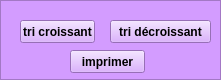
       <widget class="QFrame" name="frame_2_gc">
        <property name="geometry">
         <rect>
          <x>270</x>
          <y>370</y>
          <width>221</width>
          <height>80</height>
         </rect>
        </property>
        <property name="styleSheet">
         <string notr="true">background-color: rgb(211, 156, 255);</string>
        </property>
        <property name="frameShape">
         <enum>QFrame::StyledPanel</enum>
        </property>
        <property name="frameShadow">
         <enum>QFrame::Raised</enum>
        </property>
        <widget class="QPushButton" name="pushButton_21_gc">
         <property name="geometry">
          <rect>
           <x>70</x>
           <y>50</y>
           <width>75</width>
           <height>23</height>
          </rect>
         </property>
         <property name="font">
          <font>
           <weight>75</weight>
           <bold>true</bold>
          </font>
         </property>
         <property name="text">
          <string>imprimer</string>
         </property>
        </widget>
        <widget class="QPushButton" name="pushButton_12_gc">
         <property name="geometry">
          <rect>
           <x>20</x>
           <y>20</y>
           <width>75</width>
           <height>23</height>
          </rect>
         </property>
         <property name="font">
          <font>
           <weight>75</weight>
           <bold>true</bold>
          </font>
         </property>
         <property name="text">
          <string>tri croissant</string>
         </property>
        </widget>
        <widget class="QPushButton" name="pushButton_13_gc">
         <property name="geometry">
          <rect>
           <x>110</x>
           <y>20</y>
           <width>101</width>
           <height>23</height>
          </rect>
         </property>
         <property name="font">
          <font>
           <weight>75</weight>
           <bold>true</bold>
          </font>
         </property>
         <property name="text">
          <string>tri décroissant</string>
         </property>
        </widget>
       </widget>
